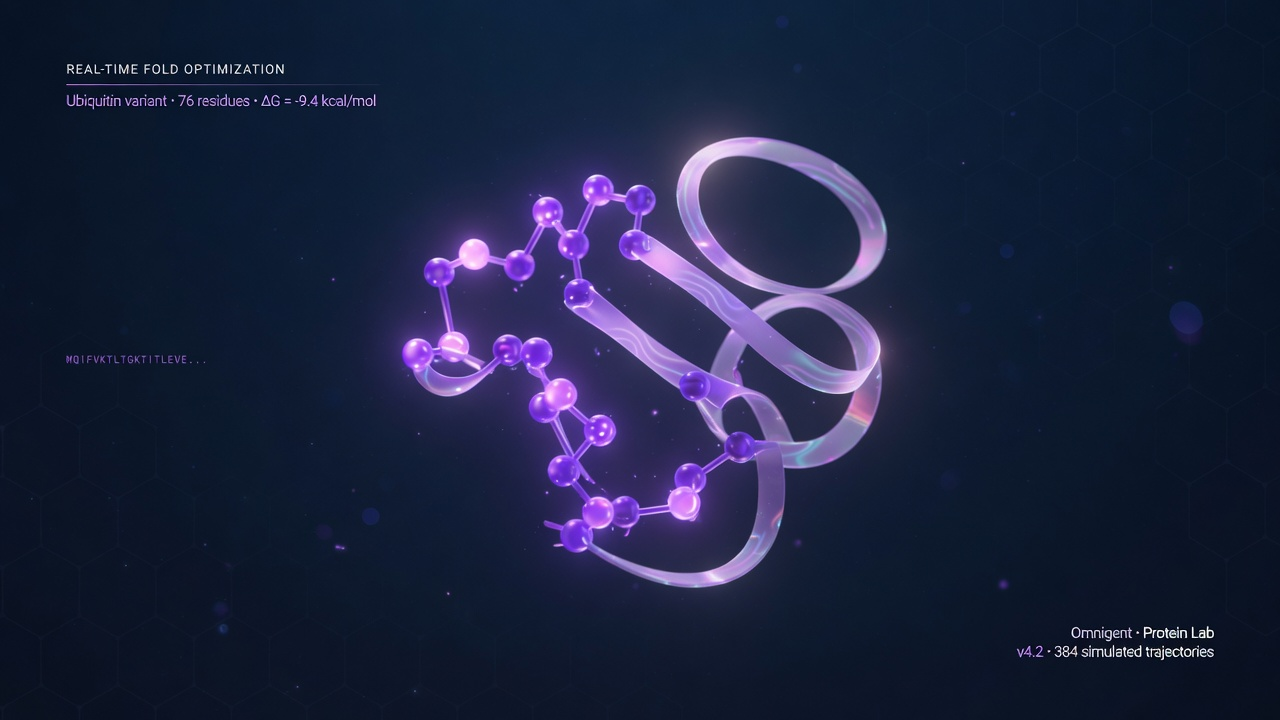
#> input picture docs/assets/omnigent_protein_lab_hero.jpg, 1280 x 720 px
$ python -i compose_28s_nyt.py   (imports and definitions only)
#> lines starting #> are read from the running program, lines starting #| are printed output that depends on the picture
#!/usr/bin/env python3
"""
~28s NYT-narrated full story — structure fold is the long hold.

  sequence (brief) → Omnigent UI (crisp real snaps) → Boltz beat
  → long protein structure movie → quiet CTA

Voice: George, measured. Target ~28s.
"""

from __future__ import annotations

import json
import math
import shutil
import subprocess
import sys
import time
import urllib.request
from pathlib import Path
from typing import List, Tuple

from PIL import Image, ImageDraw, ImageFilter, ImageFont, ImageOps

ROOT = Path(__file__).resolve().parents[1]
OUT = ROOT / "outputs" / "story-28s"
FRAMES = OUT / "frames"
VO = ROOT / "outputs" / "vo_28s"
UI = ROOT / "docs" / "assets" / "omnigent-ui"
PREMIUM = ROOT / "outputs" / "glp1_premium"
W, H, FPS = 1920, 1080, 24

BG = (7, 9, 14)
WHITE = (250, 250, 252)
MUTED = (168, 176, 192)
TEAL = (0, 220, 170)
PURPLE = (130, 100, 255)
PINK = (236, 72, 153)
YELLOW = (255, 200, 60)

SEQ = "HAEGTFTSDVSSYLEGQAAKEFIAWLVKGR"
CONF, PLDDT = 0.83, 0.90


def font(size: int, bold: bool = False):
    cands = (
        [
            "/System/Library/Fonts/Supplemental/Arial Bold.ttf",
            "/System/Library/Fonts/Supplemental/Helvetica Bold.ttf",
        ]
        if bold
        else [
            "/System/Library/Fonts/Supplemental/Arial.ttf",
            "/System/Library/Fonts/Helvetica.ttc",
        ]
    )
    for p in cands:
        if Path(p).exists():
            try:
                return ImageFont.truetype(p, size=size)
            except OSError:
                continue
    return ImageFont.load_default()


# [38 lines left out: functions ffprobe_dur, gut_bg, not called in this run]


def crisp(im: Image.Image) -> Image.Image:
    """Sharpen UI text after resize — real product snapshots stay readable."""
    from PIL import ImageEnhance, ImageFilter

    im = im.convert("RGB")
    im = im.filter(ImageFilter.UnsharpMask(radius=1.0, percent=140, threshold=2))
    im = ImageEnhance.Contrast(im).enhance(1.05)
    im = ImageEnhance.Sharpness(im).enhance(1.2)
    return im


def fit_cover(im: Image.Image, tw: int, th: int) -> Image.Image:
    out = ImageOps.fit(im.convert("RGB"), (tw, th), method=Image.Resampling.LANCZOS)
    return crisp(out)


def fit_contain(im: Image.Image, tw: int, th: int, bg=BG) -> Image.Image:
    """High-quality contain: scale with LANCZOS, center, no blurry pad upscale."""
    im = im.convert("RGB")
    iw, ih = im.size
    scale = min(tw / iw, th / ih)
    nw, nh = max(1, int(round(iw * scale))), max(1, int(round(ih * scale)))
    # never upscale past 1.05× native (keeps UI text crisp)
    if scale > 1.05:
        nw, nh = iw, ih
    im = im.resize((nw, nh), Image.Resampling.LANCZOS)
    im = crisp(im)
    c = Image.new("RGB", (tw, th), bg)
    c.paste(im, ((tw - nw) // 2, (th - nh) // 2))
    return c


# [9 lines left out: function load_ui, not called in this run]


def bar(img: Image.Image, left: str, right: str = "") -> Image.Image:
    out = img.copy()
    d = ImageDraw.Draw(out)
    d.rectangle([0, H - 78, W, H], fill=(5, 6, 10))
    d.rectangle([0, H - 80, W, H - 78], fill=PINK)
    d.text((40, H - 40), left, fill=WHITE, font=font(22, True), anchor="lm")
    if right:
        d.text((W - 40, H - 40), right, fill=TEAL, font=font(16, True), anchor="rm")
    return out


# ---------- scenes (crisp, live-demo) ----------


# [84 lines left out: functions scene_sequence, scene_omnigent_live, scene_meta_boltz, not called in this run]


def scene_fold(frame: Image.Image) -> Image.Image:
    base = Image.new("RGB", (W, H), (6, 8, 14))
    fold = fit_contain(crisp(frame.convert("RGB")), 1780, 940, bg=(6, 8, 14))
    base.paste(fold, ((W - 1780) // 2, 50))
    d = ImageDraw.Draw(base)
    d.rounded_rectangle([40, 16, 340, 48], 8, fill=TEAL)
    d.text((190, 32), "STRUCTURE  ·  BOLTZ CIF", fill=BG, font=font(13, True), anchor="mm")
    return bar(base, f"GLP-1 fold  ·  conf {CONF}  ·  pLDDT {PLDDT}", "N→C rainbow")


# [8 lines left out: function scene_cta, not called in this run]


def hold(img: Image.Image, sec: float) -> List[Image.Image]:
    n = max(1, int(round(sec * FPS)))
    return [img.copy() for _ in range(n)]


# [364 lines left out: functions spin, ensure_vo, concat_audio, speed_to_target, main, not called in this run]


# [2 lines not run here, left out]

>>> from PIL import Image
>>> picture = Image.open('../docs/assets/omnigent_protein_lab_hero.jpg')
#> picture is the input picture: PIL image 1280x720 RGB; mean R, G, B 27.6, 34.4, 63.5
>>> result = scene_fold(picture)
#> in scene_fold, `base = Image.new("RGB", (W, H), (6, 8, 14))`:
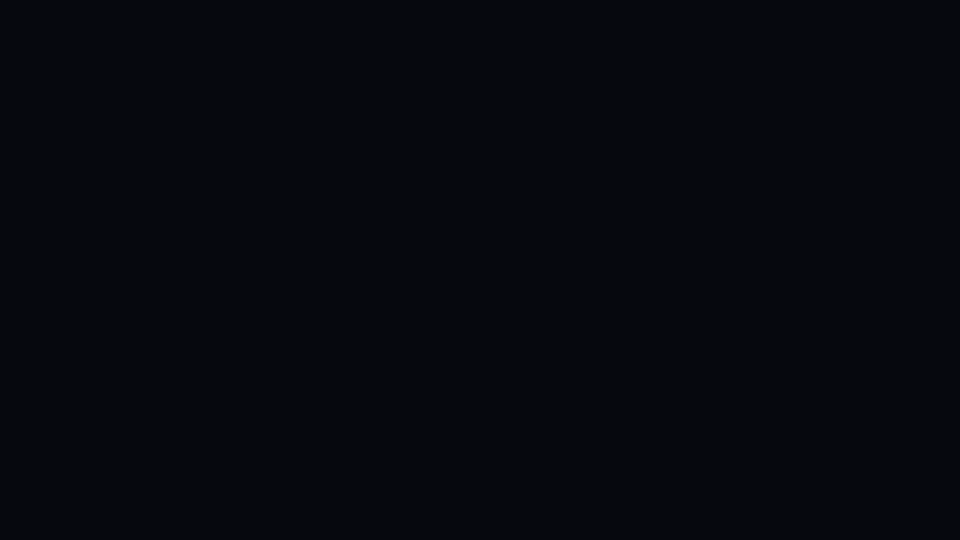
#> base: PIL image 1920x1080 RGB (shown at 1/2 size); mean R, G, B 6, 8, 14
#> in crisp (call 2), `im = ImageEnhance.Contrast(im).enhance(1.05)`:
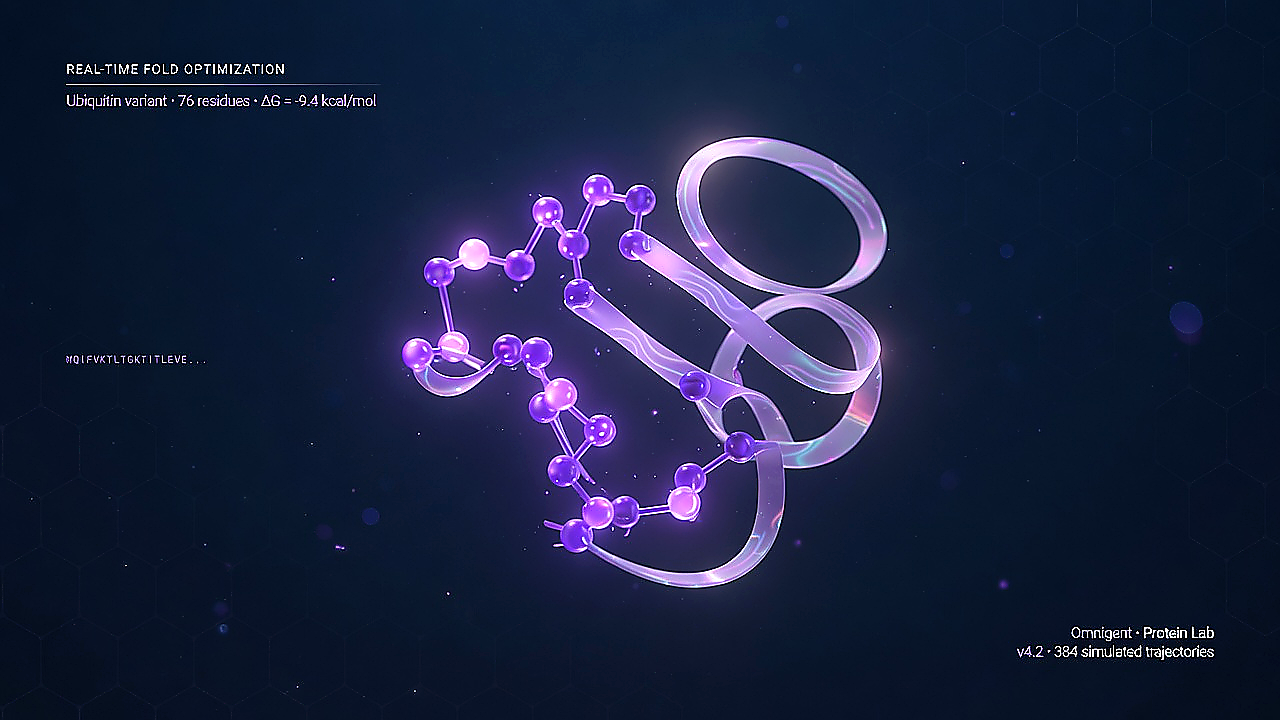
#> im: PIL image 1280x720 RGB; mean R, G, B 25.5, 33.6, 64.7
#> in fit_contain, `c = Image.new("RGB", (tw, th), bg)`:
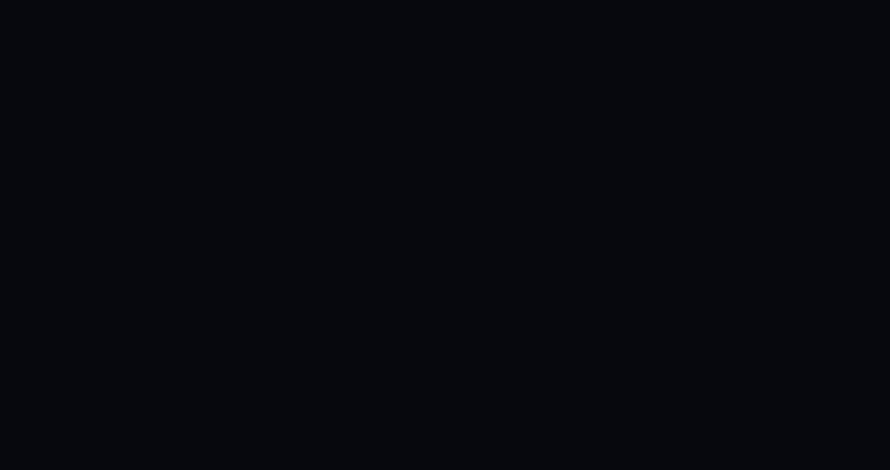
#> c: PIL image 1780x940 RGB (shown at 1/2 size); mean R, G, B 6, 8, 14
#> in fit_contain, `c.paste(im, ((tw - nw) // 2, (th - nh) // 2))`:
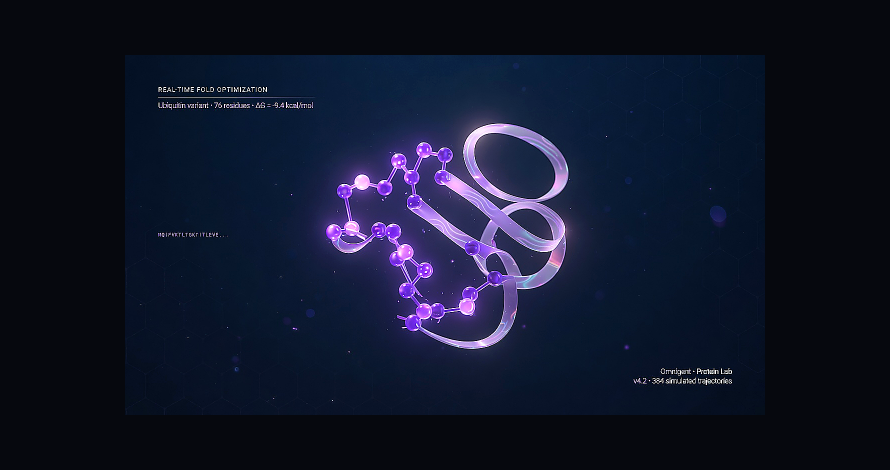
#> c: PIL image 1780x940 RGB (shown at 1/2 size); mean R, G, B 16.7, 22.1, 41.9
#> in scene_fold, `base.paste(fold, ((W - 1780) // 2, 50))`:
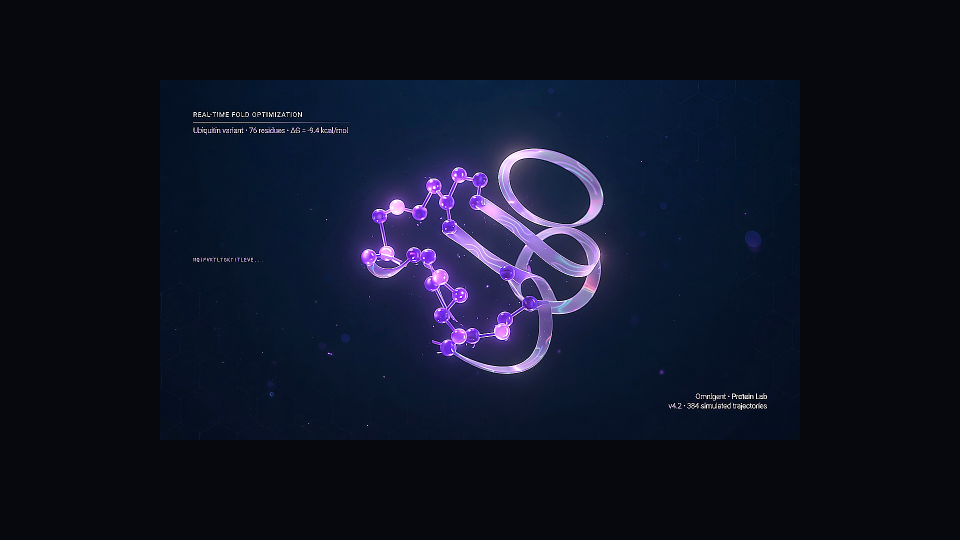
#> base: PIL image 1920x1080 RGB (shown at 1/2 size); mean R, G, B 14.6, 19.4, 36.5
